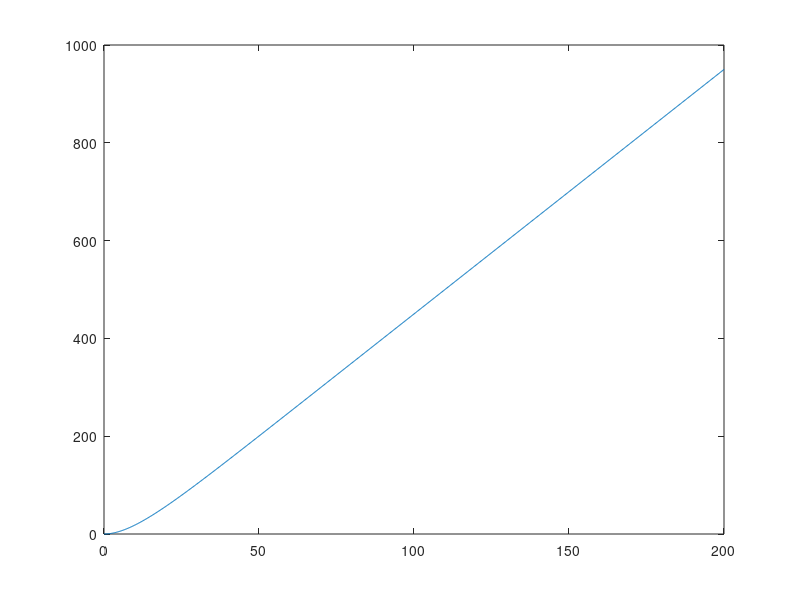
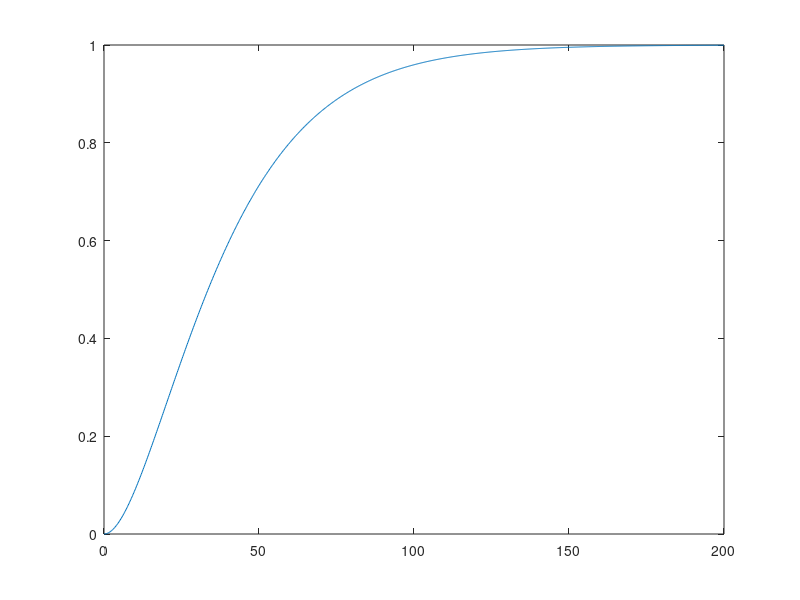

These figures' MATLAB source, in order:
clear
clc
close all

G = tf([5],[10,1,0])

tout = linspace(0,200,1000);

yout = step(G,tout);

plot(tout,yout)

C = 1/200;

GCL = minreal(C*G/(1+C*G))

yout_CL = step(GCL,tout);

figure()
plot(tout,yout_CL)
